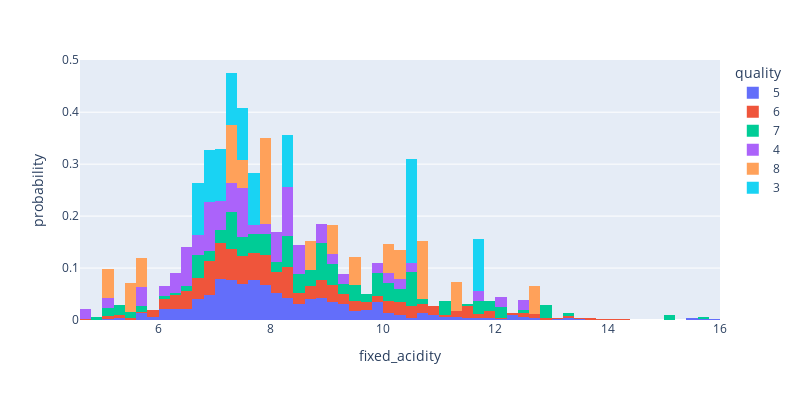

The notebook cell this image was saved under:
### Markdown cell above
4. Plot the distributions of each of the explanatory variables against the target variable and analyse what you see. Which features seem important to estimate the wine quality?

### Code cell
fig = px.histogram(df, "fixed_acidity", color="quality", histnorm="probability", width=800, height=400)
fig.show()

### Figure 1 — Plotly figure (JSON) as saved in the notebook; plotly's stock layout.template omitted (floating-point values rounded to 4 significant figures; data arrays with more than 128 entries replaced by an {"elided": "..."} marker saying what was removed)
{"data": [{"alignmentgroup": "True", "bingroup": "x", "histnorm": "probability", "hovertemplate": "quality=5<br>fixed_acidity=%{x}<br>probability=%{y}<extra></extra>", "legendgroup": "5", "marker": {"color": "#636efa", "pattern": {"shape": ""}}, "name": "5", "offsetgroup": "5", "orientation": "v", "showlegend": true, "type": "histogram", "x": {"elided": "681 float values"}, "xaxis": "x", "yaxis": "y"}, {"alignmentgroup": "True", "bingroup": "x", "histnorm": "probability", "hovertemplate": "quality=6<br>fixed_acidity=%{x}<br>probability=%{y}<extra></extra>", "legendgroup": "6", "marker": {"color": "#EF553B", "pattern": {"shape": ""}}, "name": "6", "offsetgroup": "6", "orientation": "v", "showlegend": true, "type": "histogram", "x": {"elided": "638 float values"}, "xaxis": "x", "yaxis": "y"}, {"alignmentgroup": "True", "bingroup": "x", "histnorm": "probability", "hovertemplate": "quality=7<br>fixed_acidity=%{x}<br>probability=%{y}<extra></extra>", "legendgroup": "7", "marker": {"color": "#00cc96", "pattern": {"shape": ""}}, "name": "7", "offsetgroup": "7", "orientation": "v", "showlegend": true, "type": "histogram", "x": {"elided": "199 float values"}, "xaxis": "x", "yaxis": "y"}, {"alignmentgroup": "True", "bingroup": "x", "histnorm": "probability", "hovertemplate": "quality=4<br>fixed_acidity=%{x}<br>probability=%{y}<extra></extra>", "legendgroup": "4", "marker": {"color": "#ab63fa", "pattern": {"shape": ""}}, "name": "4", "offsetgroup": "4", "orientation": "v", "showlegend": true, "type": "histogram", "x": [7.4, 5.7, 8.8, 4.6, 8.3, 8.3, 5, 9.2, 7.6, 7.3, 7.9, 6.9, 8.4, 7, 8.1, 12.5, 10.5, 9.9, 8.2, 10.1, 8.3, 7.1, 7.5, 9.1, 7.5, 6.9, 7.5, 11.6, 7.3, 7.1, 8.4, 12, 6.5, 6.5, 8.8, 10.2, 6, 8.1, 6.5, 6.3, 8.2, 8.5, 7.5, 6.8, 8, 6.6, 6.4, 6.2, 6.7, 5.6, 7.2, 6.8, 6.9], "xaxis": "x", "yaxis": "y"}, {"alignmentgroup": "True", "bingroup": "x", "histnorm": "probability", "hovertemplate": "quality=8<br>fixed_acidity=%{x}<br>probability=%{y}<extra></extra>", "legendgroup": "8", "marker": {"color": "#FFA15A", "pattern": {"shape": ""}}, "name": "8", "offsetgroup": "8", "orientation": "v", "showlegend": true, "type": "histogram", "x": [7.9, 10.3, 5.6, 12.6, 11.3, 9.4, 10.7, 10.7, 5, 7.8, 9.1, 10, 7.9, 8.6, 5.5, 7.2, 7.2, 7.4], "xaxis": "x", "yaxis": "y"}, {"alignmentgroup": "True", "bingroup": "x", "histnorm": "probability", "hovertemplate": "quality=3<br>fixed_acidity=%{x}<br>probability=%{y}<extra></extra>", "legendgroup": "3", "marker": {"color": "#19d3f3", "pattern": {"shape": ""}}, "name": "3", "offsetgroup": "3", "orientation": "v", "showlegend": true, "type": "histogram", "x": [11.6, 10.4, 7.4, 10.4, 8.3, 7.6, 6.8, 7.3, 7.1, 6.7], "xaxis": "x", "yaxis": "y"}], "layout": {"barmode": "relative", "height": 400, "legend": {"title": {"text": "quality"}, "tracegroupgap": 0}, "margin": {"t": 60}, "width": 800, "xaxis": {"anchor": "y", "domain": [0, 1], "title": {"text": "fixed_acidity"}}, "yaxis": {"anchor": "x", "domain": [0, 1], "title": {"text": "probability"}}}}
